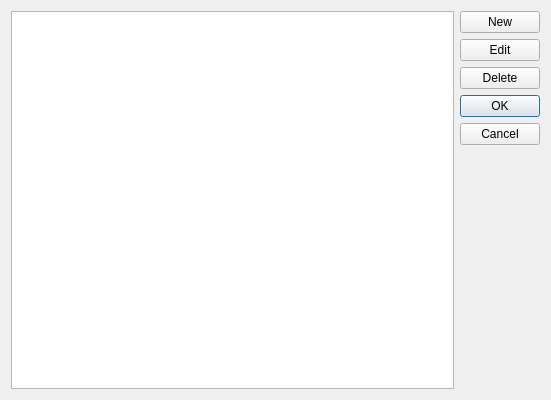
<?xml version="1.0" encoding="UTF-8"?>
<ui version="4.0">
 <class>LinCategoryDialog</class>
 <widget class="QDialog" name="LinCategoryDialog">
  <property name="geometry">
   <rect>
    <x>0</x>
    <y>0</y>
    <width>551</width>
    <height>400</height>
   </rect>
  </property>
  <property name="windowTitle">
   <string>Manage Categories</string>
  </property>
  <layout class="QHBoxLayout" name="horizontalLayout">
   <item>
    <widget class="QListWidget" name="categoryListWidget"/>
   </item>
   <item>
    <layout class="QVBoxLayout" name="verticalLayout">
     <item>
      <widget class="QPushButton" name="newButton">
       <property name="sizePolicy">
        <sizepolicy hsizetype="Minimum" vsizetype="Minimum">
         <horstretch>0</horstretch>
         <verstretch>0</verstretch>
        </sizepolicy>
       </property>
       <property name="text">
        <string>New</string>
       </property>
      </widget>
     </item>
     <item>
      <widget class="QPushButton" name="editButton">
       <property name="sizePolicy">
        <sizepolicy hsizetype="Minimum" vsizetype="Minimum">
         <horstretch>0</horstretch>
         <verstretch>0</verstretch>
        </sizepolicy>
       </property>
       <property name="text">
        <string>Edit</string>
       </property>
      </widget>
     </item>
     <item>
      <widget class="QPushButton" name="deleteButton">
       <property name="sizePolicy">
        <sizepolicy hsizetype="Minimum" vsizetype="Minimum">
         <horstretch>0</horstretch>
         <verstretch>0</verstretch>
        </sizepolicy>
       </property>
       <property name="text">
        <string>Delete</string>
       </property>
      </widget>
     </item>
     <item>
      <widget class="QDialogButtonBox" name="buttonBox">
       <property name="sizePolicy">
        <sizepolicy hsizetype="Minimum" vsizetype="Minimum">
         <horstretch>0</horstretch>
         <verstretch>0</verstretch>
        </sizepolicy>
       </property>
       <property name="orientation">
        <enum>Qt::Vertical</enum>
       </property>
       <property name="standardButtons">
        <set>QDialogButtonBox::Cancel|QDialogButtonBox::Ok</set>
       </property>
      </widget>
     </item>
    </layout>
   </item>
  </layout>
 </widget>
 <resources/>
 <connections>
  <connection>
   <sender>buttonBox</sender>
   <signal>accepted()</signal>
   <receiver>LinCategoryDialog</receiver>
   <slot>accept()</slot>
   <hints>
    <hint type="sourcelabel">
     <x>248</x>
     <y>254</y>
    </hint>
    <hint type="destinationlabel">
     <x>157</x>
     <y>274</y>
    </hint>
   </hints>
  </connection>
  <connection>
   <sender>buttonBox</sender>
   <signal>rejected()</signal>
   <receiver>LinCategoryDialog</receiver>
   <slot>reject()</slot>
   <hints>
    <hint type="sourcelabel">
     <x>316</x>
     <y>260</y>
    </hint>
    <hint type="destinationlabel">
     <x>286</x>
     <y>274</y>
    </hint>
   </hints>
  </connection>
 </connections>
</ui>
